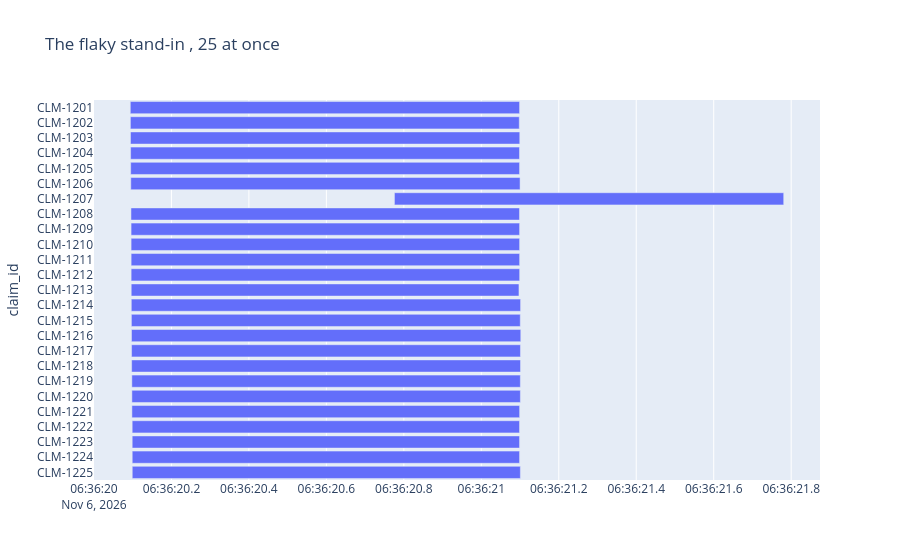

The code cell stored with this chart in its notebook:
### Code cell
builder = StateGraph(Dispatch) # Initialize the state graph with the Dispatch class
builder.add_node('list_claims', list_claims) # Add the 'list_claims' node to the state graph
builder.add_node('work_claim', flaky_stand_in, retry_policy=RetryPolicy(max_attempts=3))
builder.add_edge(START, 'list_claims') # Connect the start node to the 'list_claims' node 
builder.add_conditional_edges('list_claims',fan_out, ['work_claim']) # Add conditional edges from 'list_claims' to 'work_claims' based on the fan_out function 
builder.add_edge('work_claim', END) # Connect the 'work_claims' node to the end node 
flaky_dispatcher = builder.compile() # Compile the state graph into a dispatcher

result = flaky_dispatcher.invoke({}, {'max_concurrency': 25})
print(f"{len(result['results'])} claims done. CLM-1207 took {tries['CLM-1207']} tries.")
show_timeline(result['results'], "The flaky stand-in , 25 at once")

### Figure 1 — Plotly figure (JSON) as saved in the notebook; plotly's stock layout.template omitted (floating-point values rounded to 4 significant figures)
{"data": [{"base": ["2026-11-06T06:36:20.093812", "2026-11-06T06:36:20.094037", "2026-11-06T06:36:20.094308", "2026-11-06T06:36:20.094623", "2026-11-06T06:36:20.094791", "2026-11-06T06:36:20.095070", "2026-11-06T06:36:20.775714", "2026-11-06T06:36:20.095555", "2026-11-06T06:36:20.095828", "2026-11-06T06:36:20.095892", "2026-11-06T06:36:20.095946", "2026-11-06T06:36:20.095996", "2026-11-06T06:36:20.096200", "2026-11-06T06:36:20.096400", "2026-11-06T06:36:20.096618", "2026-11-06T06:36:20.096881", "2026-11-06T06:36:20.097081", "2026-11-06T06:36:20.097240", "2026-11-06T06:36:20.097790", "2026-11-06T06:36:20.097886", "2026-11-06T06:36:20.097964", "2026-11-06T06:36:20.098680", "2026-11-06T06:36:20.098733", "2026-11-06T06:36:20.098773", "2026-11-06T06:36:20.098843"], "hovertemplate": "started=%{base}<br>finished=%{x}<br>claim_id=%{y}<extra></extra>", "legendgroup": "", "marker": {"color": "#636efa", "pattern": {"shape": ""}}, "name": "", "orientation": "h", "showlegend": false, "textposition": "auto", "type": "bar", "x": [1005, 1004, 1005, 1004, 1004, 1005, 1005, 1003, 1003, 1003, 1003, 1003, 1001, 1005, 1004, 1005, 1004, 1004, 1003, 1003, 1001, 1000, 1000, 1000, 1002], "xaxis": "x", "y": ["CLM-1201", "CLM-1202", "CLM-1203", "CLM-1204", "CLM-1205", "CLM-1206", "CLM-1207", "CLM-1208", "CLM-1209", "CLM-1210", "CLM-1211", "CLM-1212", "CLM-1213", "CLM-1214", "CLM-1215", "CLM-1216", "CLM-1217", "CLM-1218", "CLM-1219", "CLM-1220", "CLM-1221", "CLM-1222", "CLM-1223", "CLM-1224", "CLM-1225"], "yaxis": "y"}], "layout": {"barmode": "overlay", "legend": {"tracegroupgap": 0}, "title": {"text": "The flaky stand-in , 25 at once"}, "xaxis": {"anchor": "y", "domain": [0, 1], "type": "date"}, "yaxis": {"anchor": "x", "autorange": "reversed", "domain": [0, 1], "title": {"text": "claim_id"}}}}
